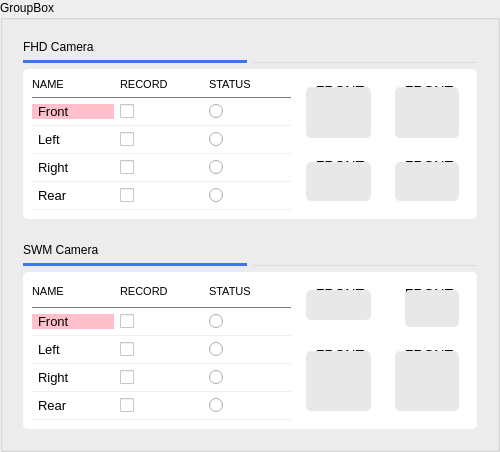
          <widget class="QGroupBox" name="centerContent_2">
           <property name="minimumSize">
            <size>
             <width>500</width>
             <height>0</height>
            </size>
           </property>
           <property name="title">
            <string>GroupBox</string>
           </property>
           <layout class="QGridLayout" name="gridLayout_3">
            <item row="0" column="0">
             <widget class="QGroupBox" name="groupBox_19">
              <property name="styleSheet">
               <string notr="true">/*QGroupBox{
border-top:1px solid red;
margin-top:19px;
font-size:14px;
}
QGroupBox::title {
  subcontrol-origin: margin;
    subcontrol-position:left top; 
   padding:0;
	heiight:20px;
    background-color: transparent;
	border-bottom:4px solid red;
	visibility:hidden;
}*/

QGroupBox{
 	background-color: transparent;
	border:0;
}</string>
              </property>
              <property name="title">
               <string/>
              </property>
              <layout class="QGridLayout" name="gridLayout_5">
               <item row="0" column="0" colspan="2">
                <widget class="QLabel" name="label_59">
                 <property name="maximumSize">
                  <size>
                   <width>16777215</width>
                   <height>20</height>
                  </size>
                 </property>
                 <property name="styleSheet">
                  <string notr="true">font:14px 'Roboto';</string>
                 </property>
                 <property name="text">
                  <string>FHD Camera</string>
                 </property>
                </widget>
               </item>
               <item row="1" column="0">
                <widget class="Line" name="line_73">
                 <property name="styleSheet">
                  <string notr="true">background:#4175f0;
border:0;
width:25px;
height:4px;

</string>
                 </property>
                 <property name="orientation">
                  <enum>Qt::Horizontal</enum>
                 </property>
                </widget>
               </item>
               <item row="1" column="1">
                <widget class="Line" name="line_72">
                 <property name="styleSheet">
                  <string notr="true">background:transparent;
border-bottom:1px solid #dcdcdc;
</string>
                 </property>
                 <property name="orientation">
                  <enum>Qt::Horizontal</enum>
                 </property>
                </widget>
               </item>
               <item row="2" column="0" colspan="2">
                <widget class="QWidget" name="widget_23" native="true">
                 <property name="styleSheet">
                  <string notr="true">background:#ffffff;
border:0;
border-radius:5px;
font-size:13px;
</string>
                 </property>
                 <layout class="QGridLayout" name="gridLayout_6">
                  <item row="9" column="0" colspan="3">
                   <widget class="Line" name="line_78">
                    <property name="maximumSize">
                     <size>
                      <width>16777215</width>
                      <height>1</height>
                     </size>
                    </property>
                    <property name="styleSheet">
                     <string notr="true">background:#f0f0f0;</string>
                    </property>
                    <property name="orientation">
                     <enum>Qt::Horizontal</enum>
                    </property>
                   </widget>
                  </item>
                  <item row="0" column="3" rowspan="5">
                   <widget class="QGroupBox" name="groupBox_20">
                    <property name="styleSheet">
                     <string notr="true">QGroupBox{
font-size:14px;
border:0;
background:transparent;
}
QGroupBox::title {
  subcontrol-origin: margin;
    subcontrol-position:center top; 
   padding-top:5px;
	height:20px;

}</string>
                    </property>
                    <property name="title">
                     <string>FRONT</string>
                    </property>
                    <layout class="QGridLayout" name="gridLayout_26">
                     <item row="0" column="0">
                      <widget class="QWidget" name="widget_28" native="true">
                       <property name="styleSheet">
                        <string notr="true">background-color:#e8e8e8;</string>
                       </property>
                      </widget>
                     </item>
                    </layout>
                   </widget>
                  </item>
                  <item row="8" column="1">
                   <widget class="QCheckBox" name="chk_top_21">
                    <property name="text">
                     <string/>
                    </property>
                   </widget>
                  </item>
                  <item row="2" column="1">
                   <widget class="QCheckBox" name="chk_front_14">
                    <property name="text">
                     <string/>
                    </property>
                   </widget>
                  </item>
                  <item row="0" column="4" rowspan="5">
                   <widget class="QGroupBox" name="groupBox_21">
                    <property name="styleSheet">
                     <string notr="true">QGroupBox{
font-size:14px;
border:0;
background:transparent;
}
QGroupBox::title {
  subcontrol-origin: margin;
    subcontrol-position:center top; 
   padding-top:5px;
	height:20px;

}</string>
                    </property>
                    <property name="title">
                     <string>FRONT</string>
                    </property>
                    <layout class="QGridLayout" name="gridLayout_27">
                     <item row="0" column="0">
                      <widget class="QWidget" name="widget_29" native="true">
                       <property name="styleSheet">
                        <string notr="true">background-color:#e8e8e8;</string>
                       </property>
                      </widget>
                     </item>
                    </layout>
                   </widget>
                  </item>
                  <item row="0" column="1">
                   <widget class="QLabel" name="lblTitle_41">
                    <property name="maximumSize">
                     <size>
                      <width>16777215</width>
                      <height>20</height>
                     </size>
                    </property>
                    <property name="styleSheet">
                     <string notr="true">font-size:11px;</string>
                    </property>
                    <property name="text">
                     <string>RECORD</string>
                    </property>
                   </widget>
                  </item>
                  <item row="8" column="2">
                   <widget class="QRadioButton" name="radioButton_49">
                    <property name="text">
                     <string/>
                    </property>
                   </widget>
                  </item>
                  <item row="4" column="1">
                   <widget class="QCheckBox" name="chk_rear_14">
                    <property name="text">
                     <string/>
                    </property>
                   </widget>
                  </item>
                  <item row="2" column="0">
                   <widget class="QLabel" name="label_60">
                    <property name="styleSheet">
                     <string notr="true">background:pink;
border-radius:0;
padding-left:3px;
padding-right:3px;</string>
                    </property>
                    <property name="text">
                     <string>Front</string>
                    </property>
                   </widget>
                  </item>
                  <item row="1" column="0" colspan="3">
                   <widget class="Line" name="line_76">
                    <property name="maximumSize">
                     <size>
                      <width>16777215</width>
                      <height>1</height>
                     </size>
                    </property>
                    <property name="styleSheet">
                     <string notr="true">background:#7d7d7d;</string>
                    </property>
                    <property name="orientation">
                     <enum>Qt::Horizontal</enum>
                    </property>
                   </widget>
                  </item>
                  <item row="6" column="1">
                   <widget class="QCheckBox" name="chk_top_20">
                    <property name="text">
                     <string/>
                    </property>
                   </widget>
                  </item>
                  <item row="2" column="2">
                   <widget class="QRadioButton" name="radioButton_46">
                    <property name="text">
                     <string/>
                    </property>
                   </widget>
                  </item>
                  <item row="4" column="0">
                   <widget class="QLabel" name="label_61">
                    <property name="styleSheet">
                     <string notr="true">border-radius:0;
padding-left:3px;
padding-right:3px;</string>
                    </property>
                    <property name="text">
                     <string>Left</string>
                    </property>
                   </widget>
                  </item>
                  <item row="3" column="0" colspan="3">
                   <widget class="Line" name="line_74">
                    <property name="maximumSize">
                     <size>
                      <width>16777215</width>
                      <height>1</height>
                     </size>
                    </property>
                    <property name="styleSheet">
                     <string notr="true">background:#f0f0f0;</string>
                    </property>
                    <property name="orientation">
                     <enum>Qt::Horizontal</enum>
                    </property>
                   </widget>
                  </item>
                  <item row="8" column="0">
                   <widget class="QLabel" name="label_63">
                    <property name="styleSheet">
                     <string notr="true">border-radius:0;
padding-left:3px;
padding-right:3px;</string>
                    </property>
                    <property name="text">
                     <string>Rear</string>
                    </property>
                   </widget>
                  </item>
                  <item row="5" column="3" rowspan="5">
                   <widget class="QGroupBox" name="groupBox_23">
                    <property name="styleSheet">
                     <string notr="true">QGroupBox{
font-size:14px;
border:0;
background:transparent;
}
QGroupBox::title {
  subcontrol-origin: margin;
    subcontrol-position:center top; 
   padding-top:5px;
	height:20px;

}</string>
                    </property>
                    <property name="title">
                     <string>FRONT</string>
                    </property>
                    <layout class="QGridLayout" name="gridLayout_28">
                     <item row="0" column="0">
                      <widget class="QWidget" name="widget_31" native="true">
                       <property name="styleSheet">
                        <string notr="true">background-color:#e8e8e8;</string>
                       </property>
                      </widget>
                     </item>
                    </layout>
                   </widget>
                  </item>
                  <item row="0" column="0">
                   <widget class="QLabel" name="lblTitle_40">
                    <property name="styleSheet">
                     <string notr="true">font-size:11px;</string>
                    </property>
                    <property name="text">
                     <string>NAME</string>
                    </property>
                   </widget>
                  </item>
                  <item row="7" column="0" colspan="3">
                   <widget class="Line" name="line_77">
                    <property name="maximumSize">
                     <size>
                      <width>16777215</width>
                      <height>1</height>
                     </size>
                    </property>
                    <property name="styleSheet">
                     <string notr="true">background:#f0f0f0;</string>
                    </property>
                    <property name="orientation">
                     <enum>Qt::Horizontal</enum>
                    </property>
                   </widget>
                  </item>
                  <item row="4" column="2">
                   <widget class="QRadioButton" name="radioButton_47">
                    <property name="text">
                     <string/>
                    </property>
                   </widget>
                  </item>
                  <item row="5" column="4" rowspan="5">
                   <widget class="QGroupBox" name="groupBox_22">
                    <property name="styleSheet">
                     <string notr="true">QGroupBox{
font-size:14px;
border:0;
background:transparent;
}
QGroupBox::title {
  subcontrol-origin: margin;
    subcontrol-position:center top; 
   padding-top:5px;
	height:20px;

}</string>
                    </property>
                    <property name="title">
                     <string>FRONT</string>
                    </property>
                    <layout class="QGridLayout" name="gridLayout_32">
                     <item row="0" column="0">
                      <widget class="QWidget" name="widget_30" native="true">
                       <property name="styleSheet">
                        <string notr="true">background-color:#e8e8e8;</string>
                       </property>
                      </widget>
                     </item>
                    </layout>
                   </widget>
                  </item>
                  <item row="6" column="2">
                   <widget class="QRadioButton" name="radioButton_48">
                    <property name="text">
                     <string/>
                    </property>
                   </widget>
                  </item>
                  <item row="5" column="0" colspan="3">
                   <widget class="Line" name="line_75">
                    <property name="maximumSize">
                     <size>
                      <width>16777215</width>
                      <height>1</height>
                     </size>
                    </property>
                    <property name="styleSheet">
                     <string notr="true">background:#f0f0f0;</string>
                    </property>
                    <property name="orientation">
                     <enum>Qt::Horizontal</enum>
                    </property>
                   </widget>
                  </item>
                  <item row="6" column="0">
                   <widget class="QLabel" name="label_62">
                    <property name="styleSheet">
                     <string notr="true">border-radius:0;
padding-left:3px;
padding-right:3px;</string>
                    </property>
                    <property name="text">
                     <string>Right</string>
                    </property>
                   </widget>
                  </item>
                  <item row="0" column="2">
                   <widget class="QLabel" name="lblTitle_42">
                    <property name="styleSheet">
                     <string notr="true">font-size:11px;</string>
                    </property>
                    <property name="text">
                     <string>STATUS</string>
                    </property>
                   </widget>
                  </item>
                 </layout>
                </widget>
               </item>
              </layout>
             </widget>
            </item>
            <item row="1" column="0">
             <widget class="QGroupBox" name="groupBox_24">
              <property name="styleSheet">
               <string notr="true">/*QGroupBox{
border-top:1px solid red;
margin-top:19px;
font-size:14px;
}
QGroupBox::title {
  subcontrol-origin: margin;
    subcontrol-position:left top; 
   padding:0;
	heiight:20px;
    background-color: transparent;
	border-bottom:4px solid red;
	visibility:hidden;
}*/

QGroupBox{
 	background-color: transparent;
	border:0;
}</string>
              </property>
              <property name="title">
               <string/>
              </property>
              <layout class="QGridLayout" name="gridLayout_7">
               <item row="0" column="0" colspan="2">
                <widget class="QLabel" name="label_64">
                 <property name="maximumSize">
                  <size>
                   <width>16777215</width>
                   <height>20</height>
                  </size>
                 </property>
                 <property name="styleSheet">
                  <string notr="true">font:14px 'Roboto';</string>
                 </property>
                 <property name="text">
                  <string>SWM Camera</string>
                 </property>
                </widget>
               </item>
               <item row="1" column="0">
                <widget class="Line" name="line_80">
                 <property name="styleSheet">
                  <string notr="true">background:#4175f0;
border:0;
width:25px;
height:4px;

</string>
                 </property>
                 <property name="orientation">
                  <enum>Qt::Horizontal</enum>
                 </property>
                </widget>
               </item>
               <item row="1" column="1">
                <widget class="Line" name="line_79">
                 <property name="styleSheet">
                  <string notr="true">background:transparent;
border-bottom:1px solid #dcdcdc;
</string>
                 </property>
                 <property name="orientation">
                  <enum>Qt::Horizontal</enum>
                 </property>
                </widget>
               </item>
               <item row="2" column="0" colspan="2">
                <widget class="QWidget" name="widget_32" native="true">
                 <property name="styleSheet">
                  <string notr="true">background:#ffffff;
border:0;
border-radius:5px;
font-size:13px;
</string>
                 </property>
                 <layout class="QGridLayout" name="gridLayout_11">
                  <item row="4" column="0">
                   <widget class="QLabel" name="label_66">
                    <property name="styleSheet">
                     <string notr="true">border-radius:0;
padding-left:3px;
padding-right:3px;</string>
                    </property>
                    <property name="text">
                     <string>Left</string>
                    </property>
                   </widget>
                  </item>
                  <item row="7" column="0" colspan="3">
                   <widget class="Line" name="line_84">
                    <property name="maximumSize">
                     <size>
                      <width>16777215</width>
                      <height>1</height>
                     </size>
                    </property>
                    <property name="styleSheet">
                     <string notr="true">background:#f0f0f0;</string>
                    </property>
                    <property name="orientation">
                     <enum>Qt::Horizontal</enum>
                    </property>
                   </widget>
                  </item>
                  <item row="2" column="0">
                   <widget class="QLabel" name="label_65">
                    <property name="styleSheet">
                     <string notr="true">background:pink;
border-radius:0;
padding-left:3px;
padding-right:3px;</string>
                    </property>
                    <property name="text">
                     <string>Front</string>
                    </property>
                   </widget>
                  </item>
                  <item row="8" column="2">
                   <widget class="QRadioButton" name="radioButton_53">
                    <property name="text">
                     <string/>
                    </property>
                   </widget>
                  </item>
                  <item row="4" column="4" rowspan="6">
                   <widget class="QGroupBox" name="groupBox_27">
                    <property name="styleSheet">
                     <string notr="true">QGroupBox{
font-size:14px;
border:0;
background:transparent;
}
QGroupBox::title {
  subcontrol-origin: margin;
    subcontrol-position:center top; 
   padding-top:5px;
	height:20px;

}</string>
                    </property>
                    <property name="title">
                     <string>FRONT</string>
                    </property>
                    <layout class="QGridLayout" name="gridLayout_25">
                     <item row="0" column="0">
                      <widget class="QWidget" name="widget_35" native="true">
                       <property name="styleSheet">
                        <string notr="true">background-color:#e8e8e8;</string>
                       </property>
                      </widget>
                     </item>
                    </layout>
                   </widget>
                  </item>
                  <item row="6" column="1">
                   <widget class="QCheckBox" name="chk_top_22">
                    <property name="text">
                     <string/>
                    </property>
                   </widget>
                  </item>
                  <item row="0" column="1">
                   <widget class="QLabel" name="lblTitle_44">
                    <property name="minimumSize">
                     <size>
                      <width>0</width>
                      <height>20</height>
                     </size>
                    </property>
                    <property name="maximumSize">
                     <size>
                      <width>16777215</width>
                      <height>20</height>
                     </size>
                    </property>
                    <property name="styleSheet">
                     <string notr="true">font-size:11px;</string>
                    </property>
                    <property name="text">
                     <string>RECORD</string>
                    </property>
                   </widget>
                  </item>
                  <item row="6" column="2">
                   <widget class="QRadioButton" name="radioButton_52">
                    <property name="text">
                     <string/>
                    </property>
                   </widget>
                  </item>
                  <item row="2" column="2">
                   <widget class="QRadioButton" name="radioButton_50">
                    <property name="text">
                     <string/>
                    </property>
                   </widget>
                  </item>
                  <item row="0" column="0">
                   <widget class="QLabel" name="lblTitle_43">
                    <property name="minimumSize">
                     <size>
                      <width>0</width>
                      <height>20</height>
                     </size>
                    </property>
                    <property name="maximumSize">
                     <size>
                      <width>16777215</width>
                      <height>20</height>
                     </size>
                    </property>
                    <property name="styleSheet">
                     <string notr="true">font-size:11px;</string>
                    </property>
                    <property name="text">
                     <string>NAME</string>
                    </property>
                   </widget>
                  </item>
                  <item row="0" column="2">
                   <widget class="QLabel" name="lblTitle_45">
                    <property name="minimumSize">
                     <size>
                      <width>0</width>
                      <height>20</height>
                     </size>
                    </property>
                    <property name="maximumSize">
                     <size>
                      <width>16777215</width>
                      <height>20</height>
                     </size>
                    </property>
                    <property name="styleSheet">
                     <string notr="true">font-size:11px;</string>
                    </property>
                    <property name="text">
                     <string>STATUS</string>
                    </property>
                   </widget>
                  </item>
                  <item row="8" column="0">
                   <widget class="QLabel" name="label_68">
                    <property name="styleSheet">
                     <string notr="true">border-radius:0;
padding-left:3px;
padding-right:3px;</string>
                    </property>
                    <property name="text">
                     <string>Rear</string>
                    </property>
                   </widget>
                  </item>
                  <item row="6" column="0">
                   <widget class="QLabel" name="label_67">
                    <property name="styleSheet">
                     <string notr="true">border-radius:0;
padding-left:3px;
padding-right:3px;</string>
                    </property>
                    <property name="text">
                     <string>Right</string>
                    </property>
                   </widget>
                  </item>
                  <item row="0" column="4" rowspan="4">
                   <widget class="QGroupBox" name="groupBox_26">
                    <property name="styleSheet">
                     <string notr="true">QGroupBox{
font-size:14px;
border:0;
background:transparent;
margin-left:10px;
}
QGroupBox::title {
  subcontrol-origin: margin;
    subcontrol-position:center top; 
   padding-top:5px;
	height:20px;


}</string>
                    </property>
                    <property name="title">
                     <string>FRONT</string>
                    </property>
                    <layout class="QGridLayout" name="gridLayout_24">
                     <item row="0" column="0">
                      <widget class="QWidget" name="widget_34" native="true">
                       <property name="styleSheet">
                        <string notr="true">background-color:#e8e8e8;</string>
                       </property>
                      </widget>
                     </item>
                    </layout>
                   </widget>
                  </item>
                  <item row="1" column="0" colspan="3">
                   <widget class="Line" name="line_83">
                    <property name="maximumSize">
                     <size>
                      <width>16777215</width>
                      <height>1</height>
                     </size>
                    </property>
                    <property name="styleSheet">
                     <string notr="true">background:#7d7d7d;</string>
                    </property>
                    <property name="orientation">
                     <enum>Qt::Horizontal</enum>
                    </property>
                   </widget>
                  </item>
                  <item row="9" column="0" colspan="3">
                   <widget class="Line" name="line_85">
                    <property name="maximumSize">
                     <size>
                      <width>16777215</width>
                      <height>1</height>
                     </size>
                    </property>
                    <property name="styleSheet">
                     <string notr="true">background:#f0f0f0;</string>
                    </property>
                    <property name="orientation">
                     <enum>Qt::Horizontal</enum>
                    </property>
                   </widget>
                  </item>
                  <item row="2" column="1">
                   <widget class="QCheckBox" name="chk_front_15">
                    <property name="text">
                     <string/>
                    </property>
                   </widget>
                  </item>
                  <item row="4" column="2">
                   <widget class="QRadioButton" name="radioButton_51">
                    <property name="text">
                     <string/>
                    </property>
                   </widget>
                  </item>
                  <item row="5" column="0" colspan="3">
                   <widget class="Line" name="line_82">
                    <property name="maximumSize">
                     <size>
                      <width>16777215</width>
                      <height>1</height>
                     </size>
                    </property>
                    <property name="styleSheet">
                     <string notr="true">background:#f0f0f0;</string>
                    </property>
                    <property name="orientation">
                     <enum>Qt::Horizontal</enum>
                    </property>
                   </widget>
                  </item>
                  <item row="4" column="1">
                   <widget class="QCheckBox" name="chk_rear_15">
                    <property name="text">
                     <string/>
                    </property>
                   </widget>
                  </item>
                  <item row="8" column="1">
                   <widget class="QCheckBox" name="chk_top_23">
                    <property name="text">
                     <string/>
                    </property>
                   </widget>
                  </item>
                  <item row="3" column="0" colspan="3">
                   <widget class="Line" name="line_81">
                    <property name="maximumSize">
                     <size>
                      <width>16777215</width>
                      <height>1</height>
                     </size>
                    </property>
                    <property name="styleSheet">
                     <string notr="true">background:#f0f0f0;</string>
                    </property>
                    <property name="orientation">
                     <enum>Qt::Horizontal</enum>
                    </property>
                   </widget>
                  </item>
                  <item row="4" column="3" rowspan="6">
                   <widget class="QGroupBox" name="groupBox_28">
                    <property name="styleSheet">
                     <string notr="true">QGroupBox{
font-size:14px;
border:0;
background:transparent;
}
QGroupBox::title {
  subcontrol-origin: margin;
    subcontrol-position:center top; 
   padding-top:5px;
	height:20px;

}</string>
                    </property>
                    <property name="title">
                     <string>FRONT</string>
                    </property>
                    <layout class="QGridLayout" name="gridLayout_23">
                     <item row="0" column="0">
                      <widget class="QWidget" name="widget_36" native="true">
                       <property name="styleSheet">
                        <string notr="true">background-color:#e8e8e8;</string>
                       </property>
                      </widget>
                     </item>
                    </layout>
                   </widget>
                  </item>
                  <item row="0" column="3" rowspan="3">
                   <widget class="QGroupBox" name="groupBox_25">
                    <property name="styleSheet">
                     <string notr="true">QGroupBox{
font-size:14px;
border:0;
background:transparent;
}
QGroupBox::title {
  subcontrol-origin: margin;
    subcontrol-position:center top; 
   padding-top:5px;
	height:20px;

}</string>
                    </property>
                    <property name="title">
                     <string>FRONT</string>
                    </property>
                    <layout class="QGridLayout" name="gridLayout_30">
                     <item row="0" column="0">
                      <widget class="QWidget" name="widget_33" native="true">
                       <property name="styleSheet">
                        <string notr="true">background-color:#e8e8e8;</string>
                       </property>
                      </widget>
                     </item>
                    </layout>
                   </widget>
                  </item>
                 </layout>
                </widget>
               </item>
              </layout>
             </widget>
            </item>
           </layout>
          </widget>
